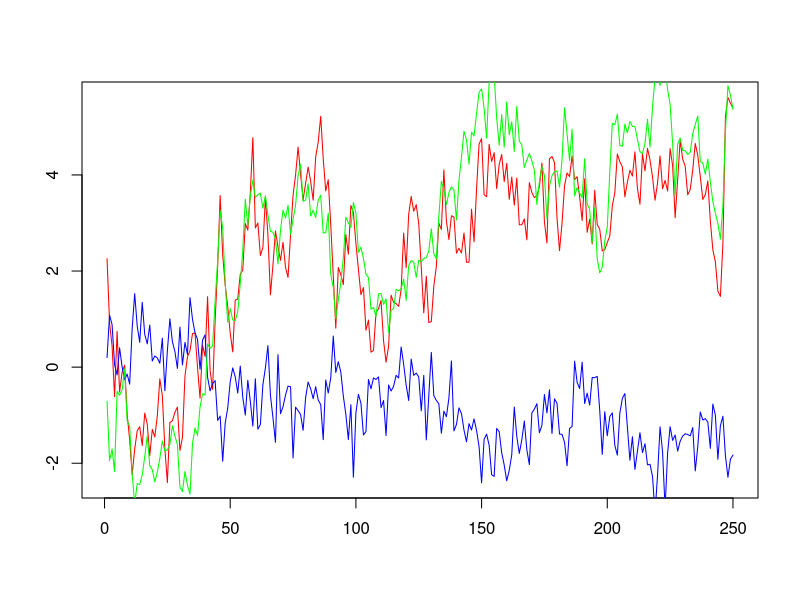

The R source for this figure:
# Johansen method
rm(list = ls())
library(urca)
set.seed(12345)
e1 <- rnorm(250, 0, 0.5)
e2 <- rnorm(250, 0, 0.5)
e3 <- rnorm(250, 0, 0.5)
u1.ar1 <- arima.sim(model = list(ar = 0.75), innov = e1, n = 250)
u2.ar1 <- arima.sim(model = list(ar = 0.3), innov = e2, n = 250)
y3 <- cumsum(e3)
y1 <- 0.8 * y3 + u1.ar1
y2 <- -0.3 * y3 + u2.ar1

plot(ts(y1), ylab='', xlab='', col = 'red')
lines(ts(y2), col = 'blue')
lines(ts(y3), col = 'green')


y.mat <- data.frame(y1, y2, y3)
vecm <- ca.jo(y.mat, ecdet = 'none')
(jo.results <- summary(vecm))
(vecm.r2 <- cajorls(vecm, r=2))
